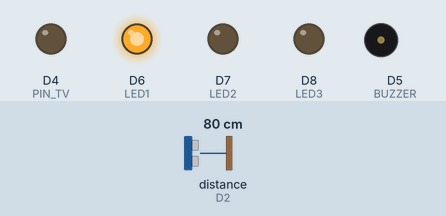
A sketch run on a simulated ESP8266 (NodeMCU). On the bench: output pins drawn as LEDs (lit = HIGH), buzzer (waves = sounding, pin HIGH). Wiring (inferred from the names in the program): ultrasonic range finder: trigger D1; echo D2. Inputs (shaded band) come from the test bench; at power-on: distance to the obstacle (sensor on D2) 80 cm. The echo pulse lasts 58.3 µs per cm; WiFi joins after 1.5 s; servers stay silent unless stated; uploads are accepted with an empty reply; pins used as bus, display or sensor lines are not drawn; what the sketch prints to the serial monitor is not drawn.

Above: at 2.7 s.
2.8 s: distance to the obstacle (sensor on D2) set to 21 cm
At 4.3 s:
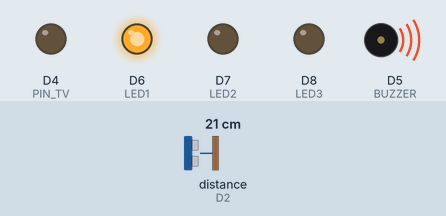
4.5 s: distance to the obstacle (sensor on D2) set to 18 cm
At 5.0 s:
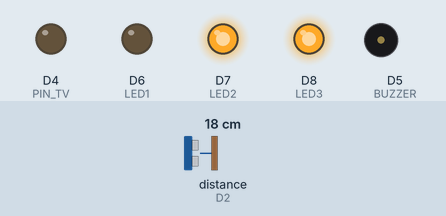
7.5 s: distance to the obstacle (sensor on D2) set to 16 cm
10.5 s: distance to the obstacle (sensor on D2) set to 13 cm
At 11.0 s:
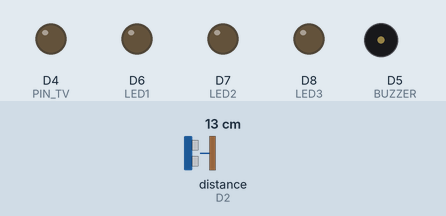
12.0 s: distance to the obstacle (sensor on D2) set to 11 cm
13.5 s: distance to the obstacle (sensor on D2) set to 8 cm
At 16.57 s:
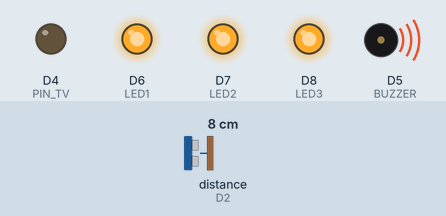
Timing chart, 0 to 17.5 s (numbered marks = the images above; inputs shaded):
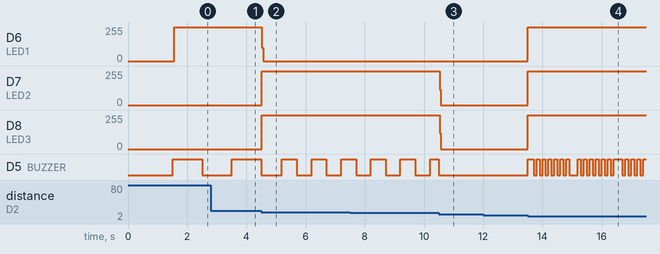

Measured:
- the behaviour switches between 20 and 19 cm on distance to the obstacle (sensor on D2) (found by bisection; images 1 and 2)
- the behaviour switches between 15 and 14 cm on distance to the obstacle (sensor on D2) (found by bisection; images 2 and 3)
- the behaviour switches between 10 and 9 cm on distance to the obstacle (sensor on D2) (found by bisection; images 3 and 4)
- after the input at 4.5 s, D6 (LED1): 255/255 → 0/255 at once; D7 (LED2), D8 (LED3): 0/255 → 254/255 at once, → 255/255 0.52 s later
- after the input at 10.5 s, D7 (LED2), D8 (LED3): 255/255 → 0/255 at once
- after the input at 12.0 s, every drawn part: stays the same
- after the input at 13.5 s, D6 (LED1), D7 (LED2), D8 (LED3): 0/255 → 255/255 at once; D5 (BUZZER): LOW → HIGH at once, → LOW 0.20 s later, → HIGH 0.10 s later, → LOW 0.10 s later, … (35 changes in this stretch)
- by itself, D5 (BUZZER): alternates HIGH for 0.50 s and LOW for 0.50 s

The sketch:

parking_copy.ino
```cpp
// ====== NodeMCU (ESP8266) Ultrasonik -> MySQL via PHP (Multi-Device, logic asli dipertahankan) ======
#include <ESP8266WiFi.h>
#include <ESP8266HTTPClient.h>

/// ----------- WIFI CONFIG -----------
const char* WIFI_SSID = "bb";
const char* WIFI_PASS = "12345678";

/// ----------- SERVER CONFIG -----------
/// contoh: "http://192.168.1.10/parking/insert.php"
const char* SERVER_INSERT_URL = "http://10.145.32.181/parking/insert.php";
const char* SERVER_TV_STATUS  = "http://10.145.32.181/parking/tv_status.php";  // <-- jadikan variabel

/// ----------- IDENTITAS PERANGKAT (bedakan di masing-masing ESP) -----------
/// Unit 1: jarak1 + tokensecret1 | Unit 2: jarak2 + tokensecret2
const char* DEVICE       = "jarak1";        // ganti "jarak2" untuk ESP kedua
const char* DEVICE_TOKEN = "tokensecret1";  // sesuaikan dengan insert.php di server

/// ----------- PINOUT -----------
const int PIN_TRIG   = D1;
const int PIN_ECHO   = D2;  // Wajib via pembagi tegangan!
const int LED1       = D6;
const int LED2       = D7;
const int LED3       = D8;
const int BUZZER     = D5;  // aktif HIGH
const int PIN_TV     = D4;  // kontrol LED/relay TV

unsigned long lastCheckTV = 0;
const unsigned long checkTVInterval = 5000; // cek tiap 5 detik

unsigned long lastSendMs = 0;
const unsigned long sendIntervalMs = 3000; // kirim ke server tiap 3 detik

// Buzzer non-blocking
unsigned long lastBeepToggleMs = 0;
bool buzzerState = false;
unsigned long buzzerIntervalMs = 0; // 0 = off

// ---------- UTIL ----------
float readDistanceCM() {
  // trigger 10us (LOGIC ASLI)
  digitalWrite(PIN_TRIG, LOW); delayMicroseconds(2);
  digitalWrite(PIN_TRIG, HIGH); delayMicroseconds(10);
  digitalWrite(PIN_TRIG, LOW);

  // timeout 30ms (30000us)
  unsigned long duration = pulseIn(PIN_ECHO, HIGH, 30000UL);
  if (duration == 0) return -1.0;  // gagal
  return duration / 58.0;          // cm
}

String getStatusFromDistance(float d) {
  // LOGIC ASLI
  if (d >= 0 && d <= 10.0)    return "PENUH";    // 3 LED
  if (d >= 15.0 && d <= 20.0) return "WASPADA";  // 2 LED
  if (d > 20.0)               return "KOSONG";   // 1 LED
  return "TIDAK_VALID";                         // 10–15 cm atau gagal
}

void setIndicators(float d) {
  // LOGIC ASLI
  digitalWrite(LED1, LOW);
  digitalWrite(LED2, LOW);
  digitalWrite(LED3, LOW);

  if (d >= 0 && d <= 10.0) {
    // 3 LED ON, buzzer 100 ms (cepat)
    digitalWrite(LED1, HIGH);
    digitalWrite(LED2, HIGH);
    digitalWrite(LED3, HIGH);
    buzzerIntervalMs = 100;
  } else if (d >= 15.0 && d <= 20.0) {
    // 2 LED ON (LED2 + LED3), buzzer 500 ms (sedang)
    digitalWrite(LED2, HIGH);
    digitalWrite(LED3, HIGH);
    buzzerIntervalMs = 500;
  } else if (d > 20.0) {
    // 1 LED ON (LED1), buzzer 1000 ms (1 detik)
    digitalWrite(LED1, HIGH);
    buzzerIntervalMs = 1000;
  } else {
    // 10–15 cm atau pembacaan tidak valid -> semuanya mati
    buzzerIntervalMs = 0;
  }
}

void handleBuzzer() {
  // LOGIC ASLI
  if (buzzerIntervalMs == 0) {
    digitalWrite(BUZZER, LOW);
    buzzerState = false;
    return;
  }
  unsigned long now = millis();
  if (now - lastBeepToggleMs >= buzzerIntervalMs) {
    buzzerState = !buzzerState;
    digitalWrite(BUZZER, buzzerState ? HIGH : LOW);
    lastBeepToggleMs = now;
  }
}

void sendToServer(float distance, const String& status) {
  // DITAMBAHKAN: kirim device + token (logic TETAP sama)
  if (WiFi.status() != WL_CONNECTED || strlen(SERVER_INSERT_URL) == 0) return;

  WiFiClient client;
  HTTPClient http;
  if (http.begin(client, SERVER_INSERT_URL)) {
    http.addHeader("Content-Type", "application/x-www-form-urlencoded");
    String body = "device=" + String(DEVICE) +
                  "&token="  + String(DEVICE_TOKEN) +
                  "&status=" + status +
                  "&jarak="  + String(distance, 2);
    int code = http.POST(body);
    // Serial.printf("POST -> %d\n", code);
    http.end();
  }
}

void checkTVStatus() {
  // DITAMBAHKAN: pakai SERVER_TV_STATUS (variabel)
  if (WiFi.status() != WL_CONNECTED || strlen(SERVER_TV_STATUS)==0) return;
  WiFiClient client;
  HTTPClient http;
  if (http.begin(client, SERVER_TV_STATUS)) {
    int code = http.GET();
    if (code == 200) {
      String payload = http.getString();
      if (payload.indexOf("ON") >= 0) {
        digitalWrite(PIN_TV, HIGH); // nyalakan LED/relay
      } else {
        digitalWrite(PIN_TV, LOW);  // matikan
      }
    }
    http.end();
  }
}

void setup() {
  Serial.begin(115200);

  pinMode(PIN_TRIG, OUTPUT);
  pinMode(PIN_ECHO, INPUT);

  pinMode(LED1, OUTPUT);
  pinMode(LED2, OUTPUT);
  pinMode(LED3, OUTPUT);
  pinMode(BUZZER, OUTPUT);
  digitalWrite(BUZZER, LOW);

  pinMode(PIN_TV, OUTPUT);
  digitalWrite(PIN_TV, LOW);

  // WiFi (boleh dilewati jika tak kirim data)
  WiFi.mode(WIFI_STA);
  WiFi.begin(WIFI_SSID, WIFI_PASS);
  Serial.print("Connecting WiFi");
  unsigned long t0 = millis();
  while (WiFi.status() != WL_CONNECTED && millis() - t0 < 15000) {
    Serial.print(".");
    delay(500);
  }
  Serial.println();
  if (WiFi.status() == WL_CONNECTED) {
    Serial.print("WiFi IP: "); Serial.println(WiFi.localIP());
  } else {
    Serial.println("WiFi not connected (lanjutkan lokal saja).");
  }
}

void loop() {
  float d = readDistanceCM();

  if (millis() - lastCheckTV >= checkTVInterval) {
    lastCheckTV = millis();
    checkTVStatus();
  }

  if (d > 0 && d < 400) {
    setIndicators(d);
    handleBuzzer();

    String status = getStatusFromDistance(d);

    // kirim ke server tiap 3 detik jika status valid
    unsigned long now = millis();
    if (status != "TIDAK_VALID" && (now - lastSendMs >= sendIntervalMs)) {
      lastSendMs = now;
      Serial.printf("[%s] Distance: %.2f cm, Status: %s\n", DEVICE, d, status.c_str());
      sendToServer(d, status);
    }
  } else {
    // baca gagal -> semua mati
    setIndicators(-1);
    handleBuzzer();
  }
}
```
